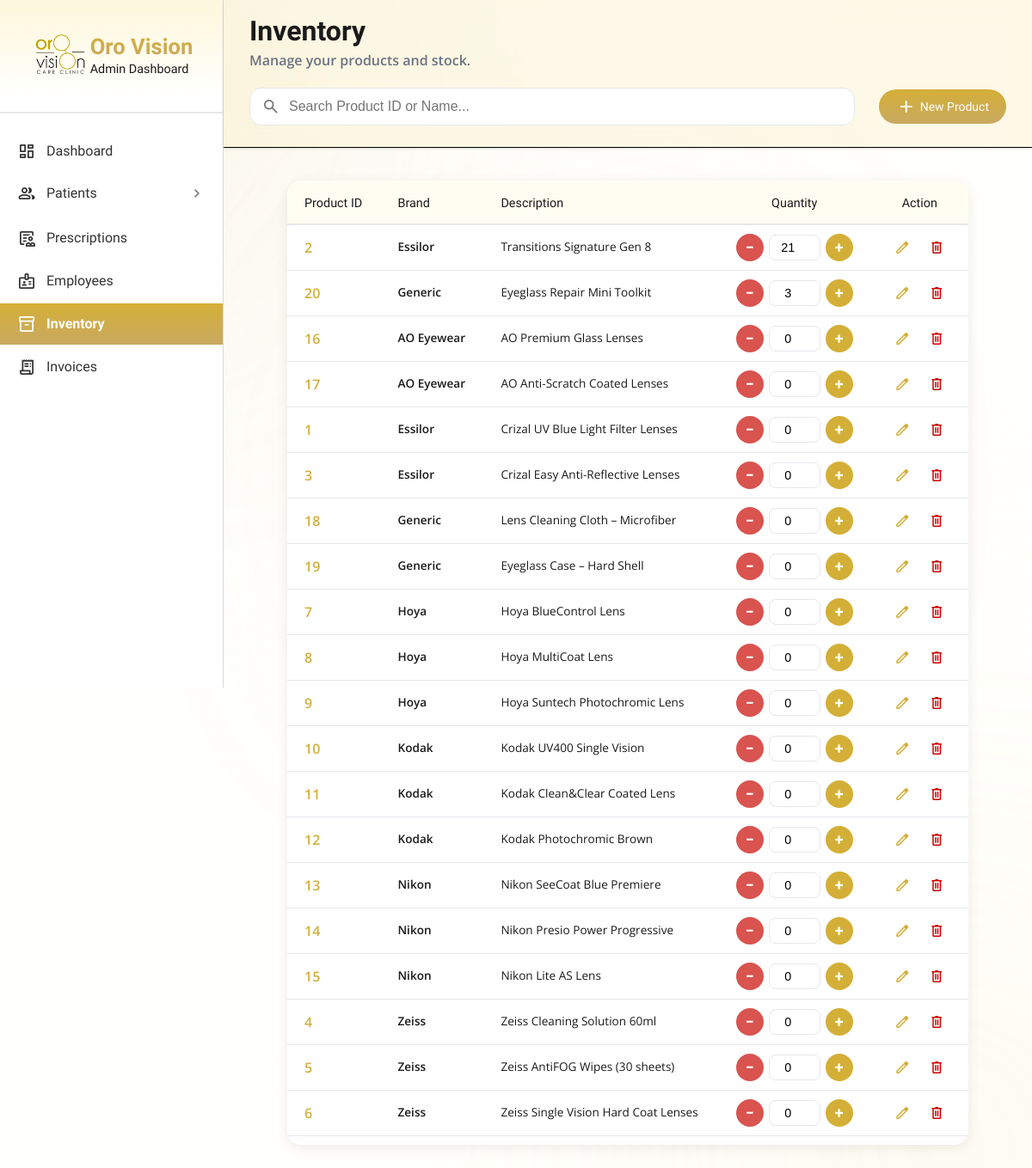
The app's page /admin/index.php?page=inventory (signed in) with its own data.
### tables this page shows
CREATE TABLE `product` (
  `ProductID` int(11) NOT NULL,
  `Brand` varchar(50) NOT NULL,
  `Description` text NOT NULL,
  `Quantity` int(11) NOT NULL DEFAULT 0
);

### admin/pages/inventory.php (the view, shortened to what this page needs)
<?php
$sql = "
    SELECT
        ProductID,
        Brand,
        Description,
        Quantity
    FROM product
    ORDER BY Quantity DESC,
    Brand ASC
";
$result = $conn->query($sql);
?>
<main class="main-content-wrapper">
    <div class="thick-header">
        <div class="main-content-header-container-thick">
            <div class="page-title-wrapper">
                <h2 class="page-title">Inventory</h2>
                <p class="page-subtitle">Manage your products and stock.</p>
            </div>
        </div>
        <div class="search-and-add-wrapper">
            <div class="search-container">
                <input
                    type="text"
                    id="search"
                    class="search-input"
                    placeholder="Search Product ID or Name..."
                >
                <span class="material-symbols-rounded search-icon">search</span>
            </div>
            <a href="index.php?page=add_product" class="btn btn-sm btn-primary btn-pill btn-shine">
                <span class="material-symbols-rounded">add</span>
                New Product
            </a>
        </div>
    </div>
<div class="main-with-thick-header">
    <div class="table-wrapper">
        <table class="patient-table">
            <thead>
                <tr>
                    <th>Product ID</th>
                    <th>Brand</th>
                    <th>Description</th>
                    <th class="centered">Quantity</th>
                    <th class="centered">Action</th>
                </tr>
            </thead>
            <tbody id="productTableBody">
                <?php while ($row = $result->fetch_assoc()): ?>
                <tr>
                    <td><span class="gold-text txt-bold txt-medium"><?= $row['ProductID'] ?></span></td>
                    <td><span class="name-main"><?= $row['Brand'] ?></span></td>
                    <td><?= $row['Description'] ?></td>
                    <td class="centered quantity-cell">
                        <div class="qty-wrapper">
                            <button class="qty-btn minus" data-id="<?= $row['ProductID'] ?>">−</button>
                            <input type="number"
                                class="qty-input"
                                value="<?= $row['Quantity'] ?>"
                                min="0"
                                data-id="<?= $row['ProductID'] ?>">
                            <button class="qty-btn plus" data-id="<?= $row['ProductID'] ?>">+</button>
                        </div>
                    </td>
                    <td class="action-icons">
                        <a href="index.php?page=edit_product&id=<?= $row['ProductID'] ?>"
                           class="icon-btn edit-icon" title="Edit">
                            <span class="material-symbols-rounded">edit</span>
                        </a>
                        <button class="icon-btn delete-icon"
                                onclick="deleteProduct('<?= $row['ProductID'] ?>')"
                                title="Delete">
                            <span class="material-symbols-rounded icon-sm">delete</span>
                        </button>
                    </td>
                </tr>
                <?php endwhile; ?>
            </tbody>
        </table>
    </div>
</div>
</main>

### admin/pages/inventory.css (style rules this page uses)
.icon-btn { background: none; border: none; cursor: pointer; padding: 6px; border-radius: 8px; display: flex; align-items: center; justify-content: center; transition: 0.2s ease; }
.action-icons { display: flex; gap: 8px; align-items: center; justify-content: center; }
.icon-btn { margin: 0; }
.icon-btn span { font-size: 20px; }
.edit-icon { width: 32px; }
.edit-icon span { color: var(--gold-main); }
.delete-icon span { color: #cc0000; }
.table-wrapper { width: 90%; max-width: 1000px; margin: 20px auto; overflow-x: auto; }
.centered { text-align: center; }
.patient-table td.action-icons, .patient-table th.centered { text-align: center !important; }
.qty-wrapper { display: flex; align-items: center; justify-content: center; gap: 6px; }
.qty-input { width: 60px; text-align: center; padding: 6px 8px; border: 1px solid var(--border-main); border-radius: 8px; font-size: 0.9rem; }
.qty-btn { width: 32px; height: 32px; border: none; background: var(--gold-main); color: white; font-weight: bold; border-radius: 50%; cursor: pointer; transition: 0.2s; padding: 0; line-height: 32px; display: inline-flex; align-items: center; justify-content: center; font-size: 18px; }
.qty-btn.minus { background: #d9534f; }

### records on screen
product: ProductID "2", Brand "Essilor", Description "Transitions Signature Gen 8", Quantity "21"
product: ProductID "20", Brand "Generic", Description "Eyeglass Repair Mini Toolkit", Quantity "3"
product: ProductID "16", Brand "AO Eyewear", Description "AO Premium Glass Lenses", Quantity "0"
product: ProductID "17", Brand "AO Eyewear", Description "AO Anti-Scratch Coated Lenses", Quantity "0"
product: ProductID "1", Brand "Essilor", Description "Crizal UV Blue Light Filter Lenses", Quantity "0"
product: ProductID "3", Brand "Essilor", Description "Crizal Easy Anti-Reflective Lenses", Quantity "0"
product: ProductID "18", Brand "Generic", Description "Lens Cleaning Cloth – Microfiber", Quantity "0"
product: ProductID "19", Brand "Generic", Description "Eyeglass Case – Hard Shell", Quantity "0"
product: ProductID "7", Brand "Hoya", Description "Hoya BlueControl Lens", Quantity "0"
product: ProductID "8", Brand "Hoya", Description "Hoya MultiCoat Lens", Quantity "0"
product: ProductID "9", Brand "Hoya", Description "Hoya Suntech Photochromic Lens", Quantity "0"
product: ProductID "10", Brand "Kodak", Description "Kodak UV400 Single Vision", Quantity "0"
product: ProductID "11", Brand "Kodak", Description "Kodak Clean&Clear Coated Lens", Quantity "0"
product: ProductID "12", Brand "Kodak", Description "Kodak Photochromic Brown", Quantity "0"
product: ProductID "13", Brand "Nikon", Description "Nikon SeeCoat Blue Premiere", Quantity "0"
product: ProductID "14", Brand "Nikon", Description "Nikon Presio Power Progressive", Quantity "0"
product: ProductID "15", Brand "Nikon", Description "Nikon Lite AS Lens", Quantity "0"
product: ProductID "4", Brand "Zeiss", Description "Zeiss Cleaning Solution 60ml", Quantity "0"
product: ProductID "5", Brand "Zeiss", Description "Zeiss AntiFOG Wipes (30 sheets)", Quantity "0"
product: ProductID "6", Brand "Zeiss", Description "Zeiss Single Vision Hard Coat Lenses", Quantity "0"
